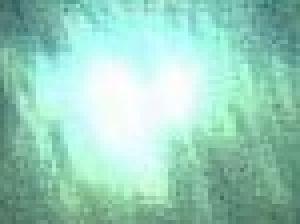
#> input picture CutRE/bboxreflejo (1999).jpg, 75 x 56 px (shown 4 times larger); its folder holds only this picture in this run
$ python brilloCaracteRE.py   (older library calls are emulated)
#> lines starting #> are read from the running program, lines starting #| are printed output that depends on the picture
#> further down, im is the input picture: shape (56, 75, 3); mean B, G, R 188.6, 207.8, 152.5
### GUI/Normalizacion.py
# -*- coding: utf-8 -*-
"""
Created on Tue Jun 11 21:55:18 2019

@author: Daniela y Nataly

Descripción del código: Código donde se realiza la normalización Min-max para obtener un nuevo rango de intensidad de 0 a 255.

"""
import cv2
def normalizacionMaxMin(img):
    img2 = cv2.normalize(img, None, 0, 255, norm_type=cv2.NORM_MINMAX, dtype=cv2.CV_8UC3)
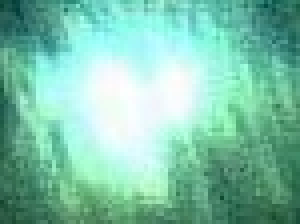
#> img2: shape (56, 75, 3) (shown 4 times larger); mean B, G, R 172, 196, 126.8
    return img2

### Imagenes doc/equalization.py
# -*- coding: utf-8 -*-
"""
Created on Mon Jun 17 23:35:27 2019

@author: Daniela
"""

# -*- coding: utf-8 -*-
"""
Editor de Spyder

Este es un archivo temporal
"""
import cv2
from skimage import exposure
import numpy as np
from skimage.morphology import disk
from skimage.filters import rank

# [9 lines left out: function globalequalization, not called in this run]

def adaptativeequalization(img):
    imR, imG, imB=cv2.split(img)
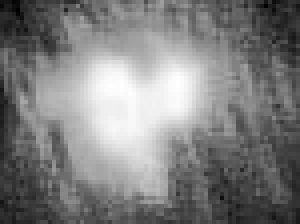
#> imB: shape (56, 75) (shown 4 times larger); min 0, max 255, mean 126.8
    #Adaptative Equalization
    clahe=cv2.createCLAHE(2,(8,8))
    imhaR=clahe.apply(imR)
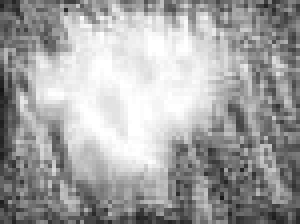
#> imhaR: shape (56, 75) (shown 4 times larger); min 21, max 255, mean 163.2
    imhaG=clahe.apply(imG)
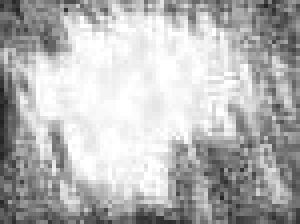
#> imhaG: shape (56, 75) (shown 4 times larger); min 32, max 255, mean 181.2
    imhaB=clahe.apply(imB)
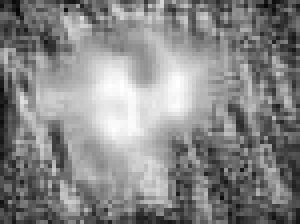
#> imhaB: shape (56, 75) (shown 4 times larger); min 6, max 255, mean 135.1

    imha=cv2.merge((imhaR,imhaG,imhaB))
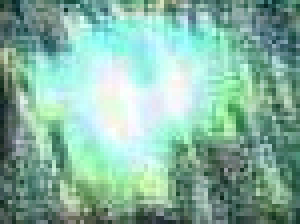
#> imha: shape (56, 75, 3) (shown 4 times larger); mean B, G, R 163.2, 181.2, 135.1

    return imha

# [5 lines left out: function contraststretching, not called in this run]

### CutRE/brilloCaracteRE.py
# -*- coding: utf-8 -*-
"""
Created on Sun Aug  4 00:27:48 2019

@author: Usuario
"""

import cv2
import pylab as plt
from matplotlib import pyplot as plt
import numpy as np
import glob
import pandas as pd
from scipy import stats
#from colour import Color
from Normalizacion import normalizacionMaxMin
from equalization import adaptativeequalization

brillomoda = []
brillomedia = []
luminanceMedia = []

for image in glob.glob('*.jpg'):
    #image = 'bboxreflejo (7).jpg'
    #image = '0288-0000583.jpg'
    im = cv2.imread(image)
    imNorm = normalizacionMaxMin(im)
    imEqu = adaptativeequalization(imNorm)
    R,G,B=cv2.split(imEqu)
    width,heigth,ch=imEqu.shape
#> width = 56; heigth = 75; ch = 3
    # [8 lines of commented-out code are left out]
    brillo=np.sqrt(0.241*R**2+0.691*G**2+0.068*B**2)/(width*heigth)
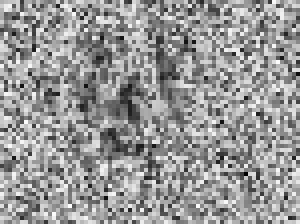
#> brillo: shape (56, 75) float64 (shown 4 times larger); min 6.21e-05, max 0.00371, mean 0.00223; drawn with min black and max white
    brillomedia.append(np.mean(brillo))
    brillomoda.append(stats.mode(brillo))

    #Luminance
    #c1 = Color(R, G, B)
    luminance = (0.2126*imEqu[0]+0.7152*imEqu[1]+0.0722*imEqu[2])
#> luminance = 75 rows, first 8: [37.63, 51.27, 22.35], [70.67, 84.09, 60.81], [78.44, 82.94, 60.1], [55.39, 58.39, 26.6], [59.56, 55.63, 18.06], [131, 126.5, 90.6], [137.3, 139.3, 100.8], [137.9, 142.2, 109.8]
    modeL = stats.mode(luminance)
#> modeL = ([37.63, 46.14, 13.44], [1, 1, 1])
    luminanceMedia.append(np.mean(luminance))
    ##Varianza
    tamañoW = 5
    tamañoH = 5
    vecesW = int(width/tamañoW)
#> vecesW = 11
    vecesH = int(heigth/tamañoH)
#> vecesH = 15
    lv = 0
    for w in range(width):
        for h in range(heigth):
            for t1 in range(tamañoW-5):
                cropped = im[t1:t1+tamañoW,t1:t1+tamañoH]
                lv += (im[w+t1,h+t1] - np.mean(cropped))
                print(lv)
#> after the loop, lv = 0
# [4 lines of commented-out code are left out]

datos = {'Brillo':brillomedia,
         'Luminancia': luminanceMedia}
#> datos = {'Brillo': [0.00223], 'Luminancia': [122]}

datos = pd.DataFrame(datos)
#> datos = table of 1 rows and 2 columns
datos.to_excel('Características_brilloRE.xlsx')
    #plt.imshow(brillo,'Greys')
    #plt.show()
    #print(brillo)

$ run again, on CutRE/bboxreflejo (3539).jpg
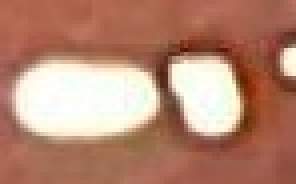
#> input picture CutRE/bboxreflejo (3539).jpg, 74 x 46 px (shown 4 times larger)
#> im is the input picture: shape (46, 74, 3); mean B, G, R 114, 134.4, 182.2
#> in adaptativeequalization, `imha=cv2.merge((imhaR,imhaG,imhaB))`:
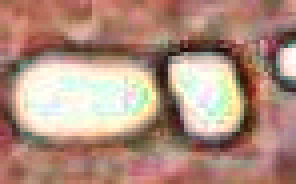
#> imha: shape (46, 74, 3) (shown 4 times larger); mean B, G, R 127.3, 142.7, 176.5
#> `brillo=np.sqrt(0.241*R**2+0.691*G**2+0.068*B**2)/(width*heigth)`:
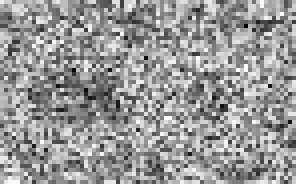
#> brillo: shape (46, 74) float64 (shown 4 times larger); min 0, max 0.00454, mean 0.00272; drawn with min black and max white
#> luminance = 74 rows, first 8: [88.24, 109.8, 174.8], [84.31, 108.9, 161.9], [87.17, 108.9, 174], [85, 106.9, 171.7], [82.05, 102.8, 171.1], [85.2, 106, 174.6], [91.62, 111.8, 180.1], [83.49, 104.3, 173.9]
#> modeL = ([63.42, 104, 119.7], [1, 2, 1])
#> after the loop `for w in range(width):`: lv = 0
#> `datos = {'Brillo':brillomedia, 'Luminancia': luminanceMedia}`: datos = {'Brillo': [0.00272], 'Luminancia': [130.4]}
#> `datos = pd.DataFrame(datos)`: datos = table of 1 rows and 2 columns
